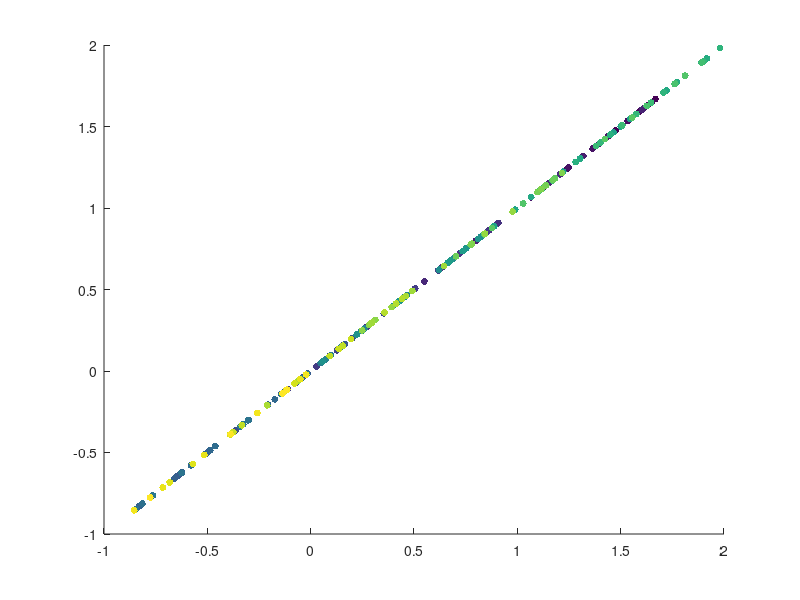

Write MATLAB code to recreate this figure.


% Conor was here 

x = linspace(0,3*pi,200);
y = cos(x) + rand(1,200);

x = y % Delete this 
sz = 25;
c = linspace(1,10,length(x));
scatter(x,y,sz,c,'filled')
